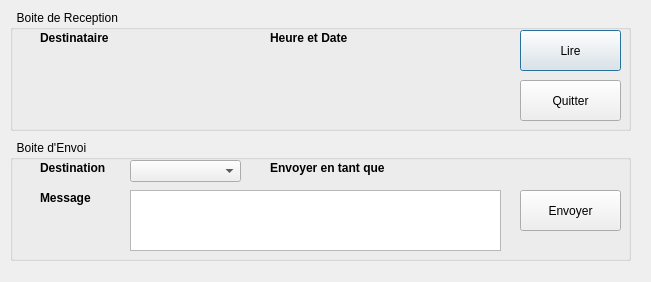
<?xml version="1.0" encoding="UTF-8"?>
<ui version="4.0">
 <class>Messages</class>
 <widget class="QDialog" name="Messages">
  <property name="geometry">
   <rect>
    <x>0</x>
    <y>0</y>
    <width>651</width>
    <height>282</height>
   </rect>
  </property>
  <property name="windowTitle">
   <string>Messages</string>
  </property>
  <property name="windowIcon">
   <iconset resource="rssources.qrc">
    <normaloff>:/images/logo_erp.png</normaloff>:/images/logo_erp.png</iconset>
  </property>
  <widget class="QGroupBox" name="groupe_reception">
   <property name="enabled">
    <bool>true</bool>
   </property>
   <property name="geometry">
    <rect>
     <x>10</x>
     <y>10</y>
     <width>621</width>
     <height>121</height>
    </rect>
   </property>
   <property name="title">
    <string>  Boite de Reception    </string>
   </property>
   <widget class="QLabel" name="label_dest">
    <property name="geometry">
     <rect>
      <x>30</x>
      <y>20</y>
      <width>71</width>
      <height>16</height>
     </rect>
    </property>
    <property name="font">
     <font>
      <weight>75</weight>
      <bold>true</bold>
     </font>
    </property>
    <property name="text">
     <string>Destinataire</string>
    </property>
   </widget>
   <widget class="QLabel" name="dest_name">
    <property name="geometry">
     <rect>
      <x>110</x>
      <y>20</y>
      <width>121</width>
      <height>16</height>
     </rect>
    </property>
    <property name="text">
     <string/>
    </property>
   </widget>
   <widget class="QLabel" name="label_heure">
    <property name="geometry">
     <rect>
      <x>260</x>
      <y>20</y>
      <width>91</width>
      <height>16</height>
     </rect>
    </property>
    <property name="font">
     <font>
      <weight>75</weight>
      <bold>true</bold>
     </font>
    </property>
    <property name="text">
     <string>Heure et Date</string>
    </property>
   </widget>
   <widget class="QLabel" name="heure_text">
    <property name="geometry">
     <rect>
      <x>360</x>
      <y>20</y>
      <width>141</width>
      <height>16</height>
     </rect>
    </property>
    <property name="text">
     <string/>
    </property>
   </widget>
   <widget class="QLabel" name="message_reception">
    <property name="geometry">
     <rect>
      <x>30</x>
      <y>50</y>
      <width>411</width>
      <height>41</height>
     </rect>
    </property>
    <property name="font">
     <font>
      <pointsize>9</pointsize>
      <italic>true</italic>
     </font>
    </property>
    <property name="styleSheet">
     <string notr="true">color: rgb(0, 0, 255);</string>
    </property>
    <property name="text">
     <string/>
    </property>
   </widget>
   <widget class="QPushButton" name="but_lu">
    <property name="geometry">
     <rect>
      <x>510</x>
      <y>20</y>
      <width>101</width>
      <height>41</height>
     </rect>
    </property>
    <property name="text">
     <string>Lire</string>
    </property>
   </widget>
   <widget class="QPushButton" name="but_quitter">
    <property name="geometry">
     <rect>
      <x>510</x>
      <y>70</y>
      <width>101</width>
      <height>41</height>
     </rect>
    </property>
    <property name="text">
     <string>Quitter</string>
    </property>
   </widget>
  </widget>
  <widget class="QGroupBox" name="groupe_envoi">
   <property name="geometry">
    <rect>
     <x>10</x>
     <y>140</y>
     <width>621</width>
     <height>121</height>
    </rect>
   </property>
   <property name="title">
    <string>  Boite d'Envoi    </string>
   </property>
   <widget class="QLabel" name="label_destination">
    <property name="geometry">
     <rect>
      <x>30</x>
      <y>20</y>
      <width>71</width>
      <height>16</height>
     </rect>
    </property>
    <property name="font">
     <font>
      <weight>75</weight>
      <bold>true</bold>
     </font>
    </property>
    <property name="text">
     <string>Destination</string>
    </property>
   </widget>
   <widget class="QComboBox" name="combo_dest">
    <property name="geometry">
     <rect>
      <x>120</x>
      <y>20</y>
      <width>111</width>
      <height>22</height>
     </rect>
    </property>
   </widget>
   <widget class="QLabel" name="label_message">
    <property name="geometry">
     <rect>
      <x>30</x>
      <y>50</y>
      <width>61</width>
      <height>16</height>
     </rect>
    </property>
    <property name="font">
     <font>
      <weight>75</weight>
      <bold>true</bold>
     </font>
    </property>
    <property name="text">
     <string>Message</string>
    </property>
   </widget>
   <widget class="QPushButton" name="but_env">
    <property name="geometry">
     <rect>
      <x>510</x>
      <y>50</y>
      <width>101</width>
      <height>41</height>
     </rect>
    </property>
    <property name="text">
     <string>Envoyer</string>
    </property>
   </widget>
   <widget class="QLabel" name="label_source">
    <property name="geometry">
     <rect>
      <x>390</x>
      <y>20</y>
      <width>131</width>
      <height>16</height>
     </rect>
    </property>
    <property name="font">
     <font>
      <weight>75</weight>
      <bold>true</bold>
     </font>
    </property>
    <property name="styleSheet">
     <string notr="true">color : rgb(255, 0, 0)</string>
    </property>
    <property name="text">
     <string/>
    </property>
   </widget>
   <widget class="QTextEdit" name="text_message">
    <property name="geometry">
     <rect>
      <x>120</x>
      <y>50</y>
      <width>371</width>
      <height>61</height>
     </rect>
    </property>
   </widget>
   <widget class="QLabel" name="label_destination_2">
    <property name="geometry">
     <rect>
      <x>260</x>
      <y>20</y>
      <width>121</width>
      <height>16</height>
     </rect>
    </property>
    <property name="font">
     <font>
      <weight>75</weight>
      <bold>true</bold>
     </font>
    </property>
    <property name="text">
     <string>Envoyer en tant que</string>
    </property>
   </widget>
  </widget>
 </widget>
 <resources>
  <include location="rssources.qrc"/>
 </resources>
 <connections/>
</ui>
